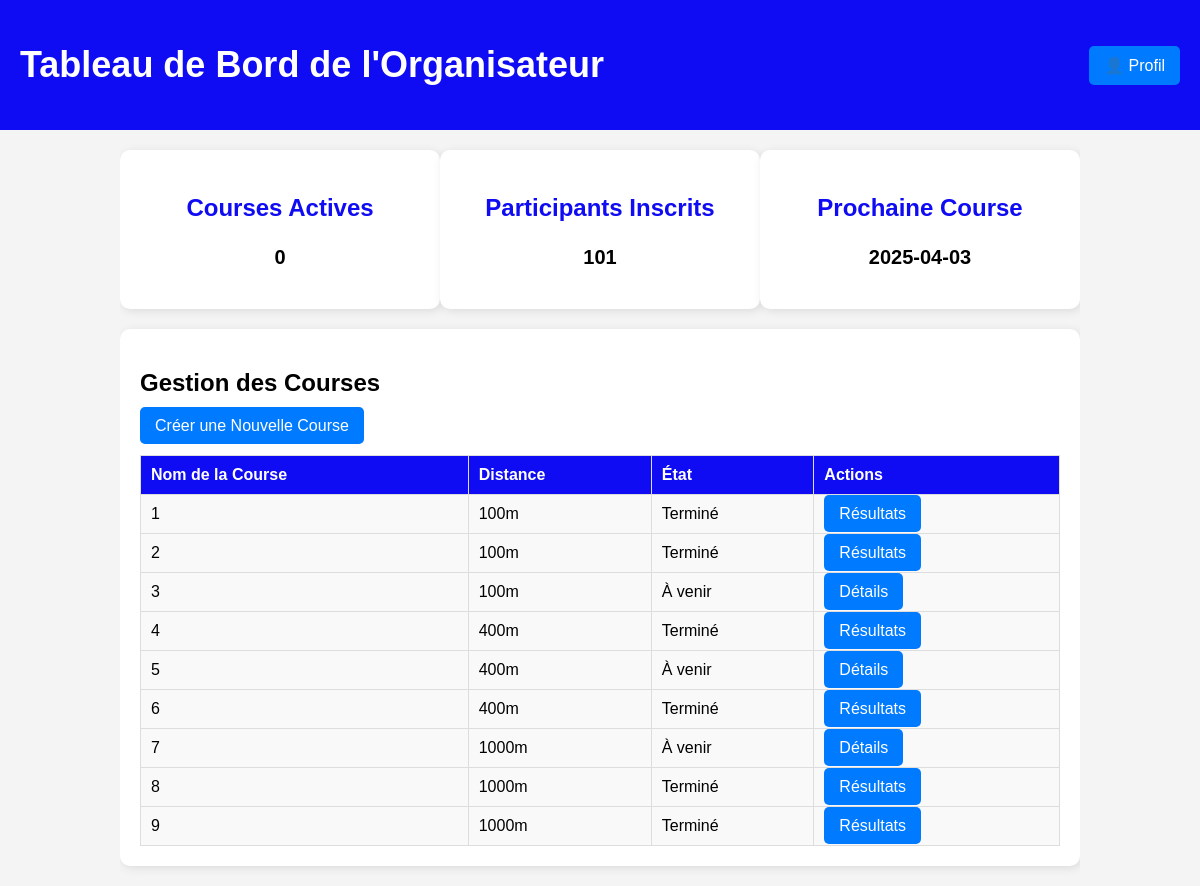
Page /orgatest.php on the earlier database version.
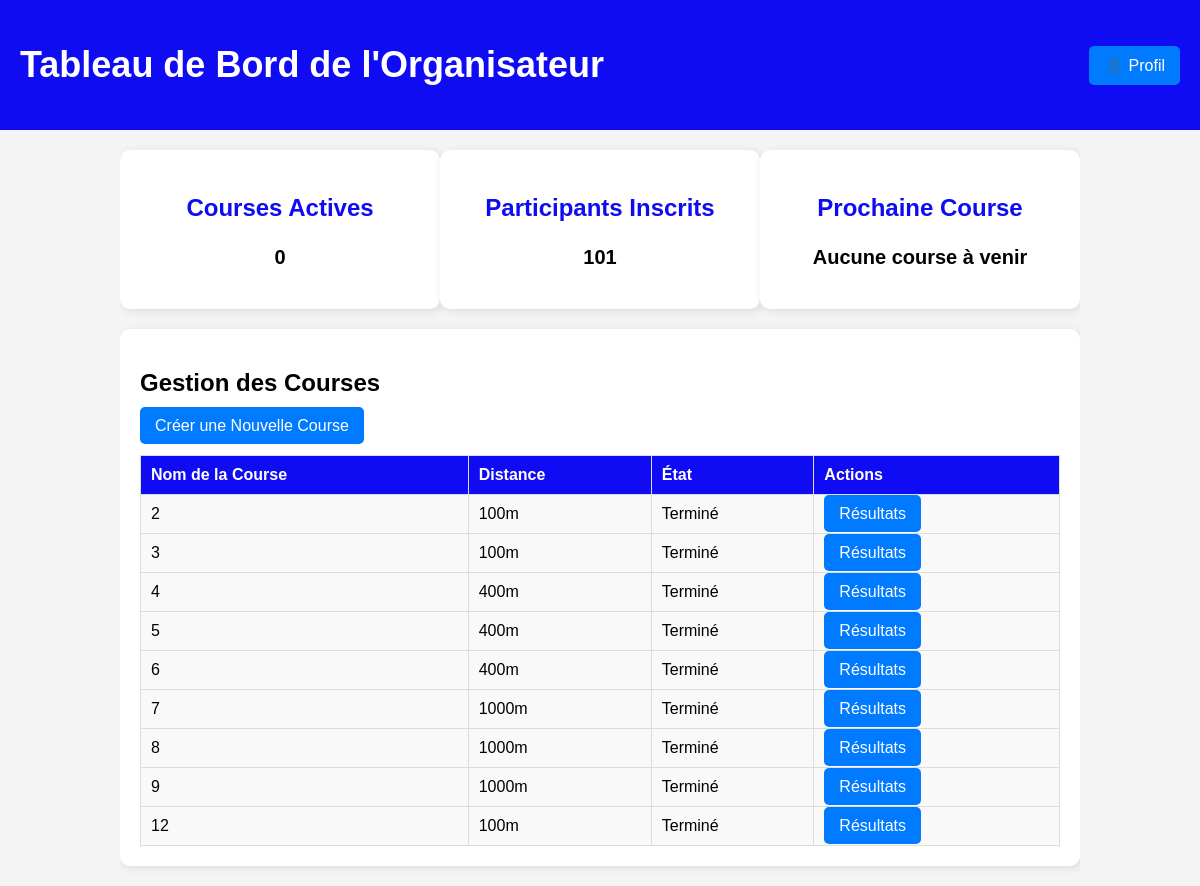
Same page on the later database version.
### tables this page shows
CREATE TABLE `course` (
  `id` bigint(20) UNSIGNED NOT NULL,
  `date` date NOT NULL,
  `lieu` varchar(255) NOT NULL,
  `type` varchar(30) NOT NULL,
  `arbitre` varchar(50) NOT NULL
);

### orgatest.php (the view, shortened to what this page needs)
<?php
$servername = "localhost";
$username = "root";
$password = "";
$dbname = "test";
$connexion = new mysqli($servername, $username, $password, $dbname);
$current_date = date('Y-m-d');
$sql_active_courses = "SELECT COUNT(*) AS active_courses FROM course WHERE date = '$current_date'";
$result_active_courses = $connexion->query($sql_active_courses);
$active_courses_count = 0;
if ($result_active_courses && $result_active_courses->num_rows > 0) {
    $row = $result_active_courses->fetch_assoc();
    $active_courses_count = $row['active_courses'];
}
$sql_next_race = "SELECT date FROM course WHERE date >= '$current_date' ORDER BY date ASC LIMIT 1";
$result_next_race = $connexion->query($sql_next_race);
$next_race_date = "Aucune course à venir";
if ($result_next_race && $result_next_race->num_rows > 0) {
    $row = $result_next_race->fetch_assoc();
    $next_race_date = $row['date'];
}
$sql_athletes_count = "SELECT COUNT(*) AS total_athletes FROM athelete";
$result_athletes_count = $connexion->query($sql_athletes_count);
$total_athletes_count = 0;
if ($result_athletes_count && $result_athletes_count->num_rows > 0) {
    $row = $result_athletes_count->fetch_assoc();
    $total_athletes_count = $row['total_athletes'];
}
$sql_courses = "SELECT * FROM course";
$result_courses = $connexion->query($sql_courses);
?>
<!DOCTYPE html>
<html lang="fr">
<head>
  <link rel="stylesheet" href="styles.css">
</head>
 <header>
        <div class="header-container">
            <h1>Tableau de Bord de l'Organisateur</h1>
            <div class="profile">
                <button class="profile-btn">👤 Profil</button>
            </div>
        </div>
    </header>
    <div class="container">
        <div class="dashboard">
            <div class="card">
                <h3>Courses Actives</h3>
                <p><?php echo $active_courses_count; ?></p>
            </div>
            <div class="card">
                <h3>Participants Inscrits</h3>
                <p><?php echo $total_athletes_count; ?></p>
            </div>
            <div class="card">
                <h3>Prochaine Course</h3>
                <p><?php echo $next_race_date; ?></p>
            </div>
        </div>
        <div class="manage-courses">
            <h2>Gestion des Courses</h2>
            <a href="organisateur.php" class="button" id="create-race-btn">Créer une Nouvelle Course</a>
            <table>
                <tr>
                    <th>Nom de la Course</th>
                    <th>Distance</th>
                    <th>État</th>
                    <th>Actions</th>
                </tr>
                <?php
                if ($result_courses && $result_courses->num_rows > 0) {
                    while ($row = $result_courses->fetch_assoc()) {
                        $course_name = $row['id'];
                        $distance = $row['type'];
                        $date_course = $row['date'];
                        $current_date = date('Y-m-d');
                        if ($date_course < $current_date) {
                            $status = "Terminé";
                            $button_text = "Résultats";
                            $page_url = "results.php?course_id=" . $course_name;
                        } elseif ($date_course == $current_date) {
                            $status = "En cours";
                            $button_text = "Détails";
                            $page_url = "athletes_details.php?course_id=" . $course_name;
                        } else {
                            $status = "À venir";
                            $button_text = "Détails";
                            $page_url = "athletes_details.php?course_id=" . $course_name;
                        }
                        echo "<tr>
                        <td>$course_name</td>
                        <td>$distance</td>
                        <td>$status</td>
                        <td><a href='$page_url' class='button'>$button_text</a></td>
                        </tr>";
                    }
                } else {
                    echo "<tr><td colspan='4'>Aucune course disponible</td></tr>";
                }
                ?>
            </table>
        </div>
    </div>
</body>
</html>

### styles.css (style rules this page uses)
.container { width: 80%; margin: auto; overflow: hidden; }
h1 { font-size: 36px; color: white; text-align: center; transition: color 0.3s ease; }
header { background: #0f0bf3; padding: 20px 0; text-align: center; position: relative; }
.header-container { display: flex; justify-content: space-between; align-items: center; padding: 0 20px; }
.profile { position: relative; }
.profile-btn { background: #007bff; color: white; padding: 10px 20px; border: none; cursor: pointer; border-radius: 5px; font-size: 16px; }
.dashboard { display: flex; justify-content: space-between; margin: 20px 0; text-align: center; animation: fadeIn 1s ease-in-out; }
.dashboard .card { background: #fff; padding: 20px; width: 30%; box-shadow: 2px 2px 10px rgba(0,0,0,0.1); border-radius: 10px; transition: transform 0.3s ease; }
.dashboard h3 { font-size: 24px; color: #0f0bf3; }
.dashboard p { font-size: 20px; font-weight: bold; }
.manage-courses { background: white; padding: 20px; box-shadow: 2px 2px 10px rgba(0,0,0,0.1); border-radius: 10px; margin-bottom: 20px; animation: fadeIn 1.5s ease-in-out; }
.button, .profile-btn { background: #007bff; color: white; padding: 10px 15px; border: none; cursor: pointer; border-radius: 5px; font-size: 16px; text-decoration: none; transition: background 0.3s ease; }
a { text-decoration: none; }
table { width: 100%; border-collapse: collapse; margin-top: 20px; }
table, th, td { border: 1px solid #ddd; padding: 10px; text-align: left; }
th { background: #0f0bf3; color: white; }
td { background: #f9f9f9; }

Differences in the rows shown:
removed course: id "1", type "100m", date "Terminé", date "Résultats"
changed course id 3: date "À venir" → "Terminé"; date "Détails" → "Résultats"; date "2025-04-03" → (not shown)
changed course id 5: date "À venir" → "Terminé"; date "Détails" → "Résultats"
changed course id 7: date "À venir" → "Terminé"; date "Détails" → "Résultats"
added course: id "12", type "100m", date "Terminé", date "Résultats"
Other differences:
$next_race_date: (not shown) → "Aucune course à venir"
